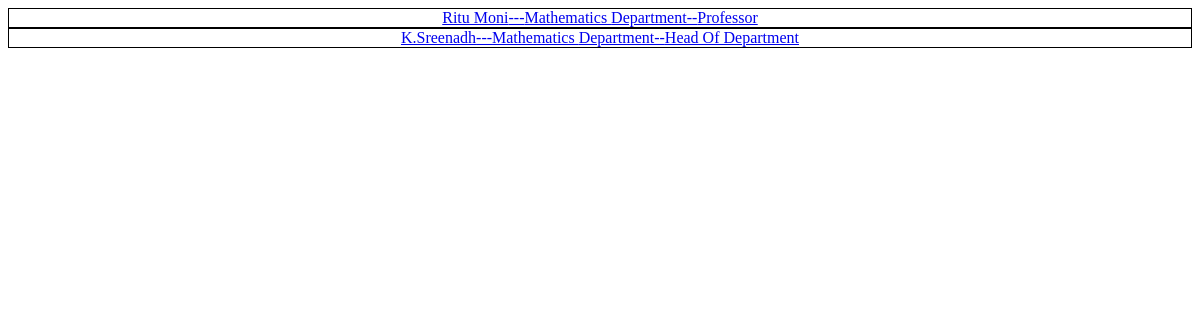
The page /review/search on the database as committed earlier.
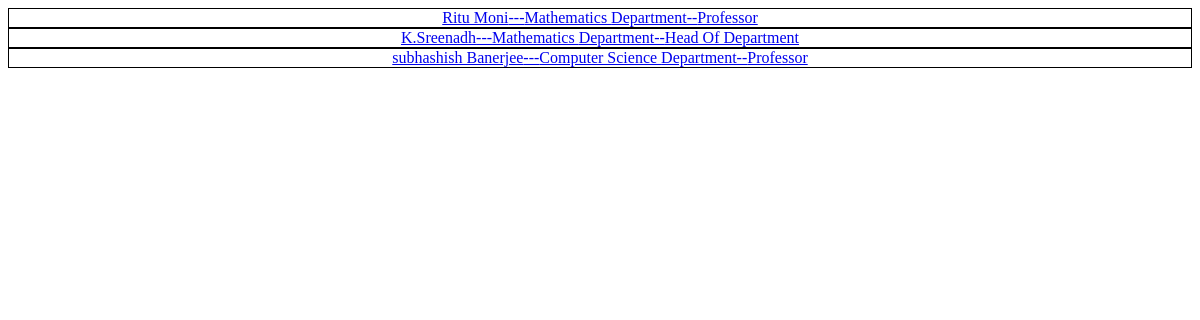
The same page on the database as committed later.
### review/models.py (models this page shows, shortened)
class Proff(models.Model):
	department=models.ForeignKey(department,on_delete=models.CASCADE,null=True)
	Name=models.CharField(max_length=100)
	email=models.CharField(max_length=40)
	research=models.CharField(max_length=100)
	post=models.CharField(max_length=25)
	image=models.ImageField()
	course=models.CharField(max_length=40, null=True)

class department(models.Model):
	dept_name=models.CharField(max_length=30)
	def __str__(self):
		return self.dept_name

### review/views.py (the view)
def search(request):
	if request.method=='POST':
		search_text=request.POST['search_text']
	else:
		search_text=''
	Profs=Proff.objects.filter(Name__contains=search_text)
	content={
	'Profs':Profs,
	}
	return render(request,'ajax/ajax_search.html',content)

### review/templates/ajax/ajax_search.html
{% if Profs.count > 0 %}
	{% for Prof in Profs%}
	<div  style="border: 1px solid black " align="center" id='searches' >
		<a href="{% url 'review:details' Prof.id%}">{{Prof.Name}}---{{Prof.department}} Department--{{Prof.post}}</a>
</div>
	{%endfor%}
{%else%}
<li>Found Nothing</li>
{% endif %}

Rows that differ between the two databases and show on the page:
added Proff: Name "subhashish Banerjee", department "Computer Science", post "Professor"
